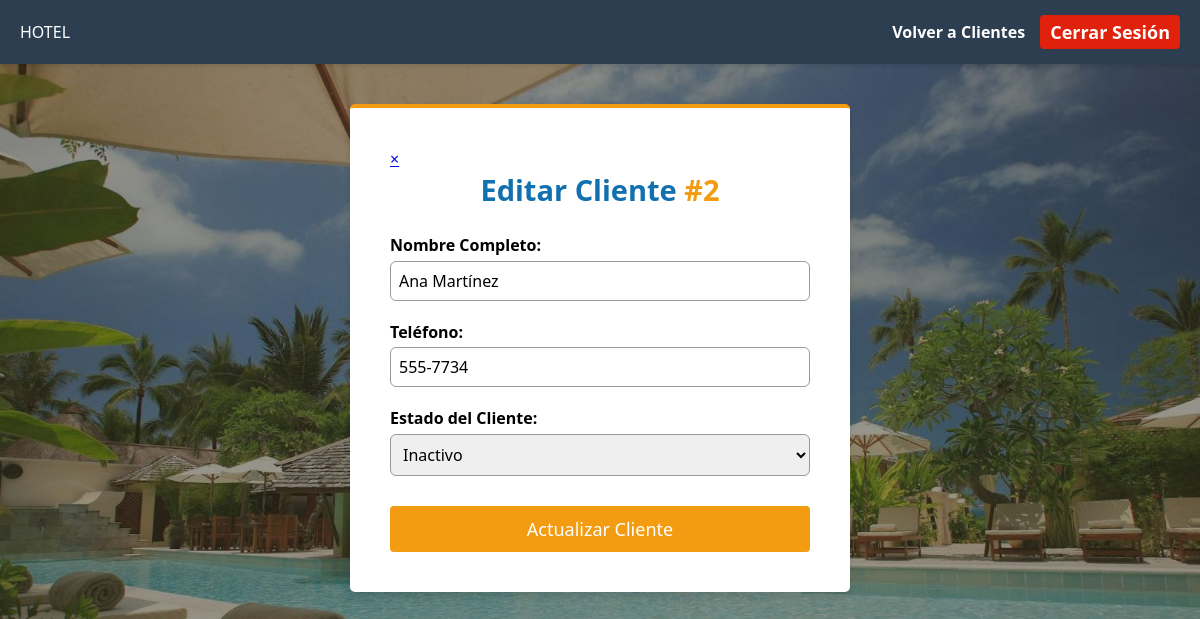
The page /views/clientes/editar_cliente.php?id=2 (signed in) on the database its author committed.
### tables this page shows
CREATE TABLE clientes (
    id_cliente INT AUTO_INCREMENT PRIMARY KEY,
    id_usuario INT DEFAULT NULL,
    nombre_completo VARCHAR(100) NOT NULL,
    telefono VARCHAR(20) NOT NULL,
    estado ENUM('Activo', 'Inactivo') DEFAULT 'Activo',
    FOREIGN KEY (id_usuario) REFERENCES usuarios(id_usuario) ON DELETE SET NULL
);

### views/clientes/editar_cliente.php (the view, shortened to what this page needs)
<?php
$id_editar = intval($_GET['id']);
$database = new Conexion();
$db = $database->obtenerConexion();
$stmt = $db->prepare("SELECT * FROM clientes WHERE id_cliente = :id");
$stmt->bindParam(':id', $id_editar);
$stmt->execute();
$cliente = $stmt->fetch(PDO::FETCH_ASSOC);
?>
<!DOCTYPE html>
<html lang="es">
<head>
    <link rel="stylesheet" href="../../css/login.css">
</head>
<body>
    <nav class="navbar">
        <div class="logo">HOTEL</div>
        <div class="nav-links">
            <a href="../clientes/clientes.php">Volver a Clientes</a>
            <a href="../../php/auth/logout.php" class="btn btn-danger" style="padding: 5px 10px;">Cerrar Sesión</a>
        </div>
    </nav>
    <div class="login-container" style="max-width: 500px; margin-top: 40px; border-top: 4px solid #f39c12;">
        <a href="clientes.php" class="btn-close-card" title="Cancelar">&times;</a>
        <h2 style="margin-bottom: 25px;">Editar Cliente <span style="color:#f39c12;">#<?php echo $cliente['id_cliente']; ?></span></h2>
        <form action="../../php/clientes/actualizar_cliente.php" method="POST">
            <div class="form-group">
                <label for="nombre">Nombre Completo:</label>
                <input type="text" id="nombre" name="nombre_completo" value="<?php echo htmlspecialchars($cliente['nombre_completo']); ?>" required>
            </div>
            <div class="form-group">
                <label for="telefono">Teléfono:</label>
                <input type="text" id="telefono" name="telefono" value="<?php echo htmlspecialchars($cliente['telefono']); ?>" required>
            </div>
            <div class="form-group">
                <label for="estado">Estado del Cliente:</label>
                <select id="estado" name="estado" required>
                    <option value="Inactivo" <?php echo ($cliente['estado'] == 'Inactivo') ? 'selected' : ''; ?>>Inactivo</option>
                </select>
            </div>
            <button type="submit" class="btn btn-primary" style="width: 100%; margin-top: 10px; background-color: #f39c12;">Actualizar Cliente</button>
        </form>
    </div>
</body>
</html>

### css/login.css (style rules this page uses)
* { margin: 0; padding: 0; box-sizing: border-box; font-family: 'Segoe UI', Tahoma, Geneva, Verdana, sans-serif; }
body { display: flex; flex-direction: column; min-height: 100vh; }
.navbar { background: #2c3e50; color: #fff; padding: 15px 20px; display: flex; justify-content: space-between; align-items: center; box-shadow: 0 2px 4px rgba(0,0,0,0.1); }
.navbar .nav-links { display: flex; gap: 15px; align-items: center; }
.navbar a { color: #fff; text-decoration: none; font-weight: 600; }
.btn { display: inline-block; padding: 11px 15px; border: none; border-radius: 4px; cursor: pointer; font-size: 18px; text-align: center; text-decoration: none; transition: background 0.3s; }
.btn-primary { background: #1170ae; color: #fff !important; }
.btn-danger { background: #e0210c; color: #fff !important; }
body { margin: 0; padding: 0; min-height: 100vh; background-image: url("../img/fondo.jpg"); background-size: cover; background-position: center; background-repeat: no-repeat; position: relative; }
body::before { content: ""; position: fixed; inset: 1; background: #00000066; z-index: -1; }
.login-container { position: relative; width: 100%; max-width: 420px; margin: 120px auto; background: #fff; padding: 40px; border-radius: 5px; box-shadow: 0 4px 6px #0000001a; }
.login-container h2 { text-align: center; margin-bottom: 30px; color: #1170ae; font-size: 29px; }
.form-group { margin-bottom: 20px; }
.form-group label { display: block; margin-bottom: 4.5px; font-weight: 600; }
.form-group input, .form-group select { width: 100%; padding: 8px; border: 0.8px solid #999; border-radius: 6px; font-size: 16px; }

### rows shown on the page
clientes: id_cliente "2", nombre_completo "Ana Martínez", telefono "555-7734", estado "Inactivo"
